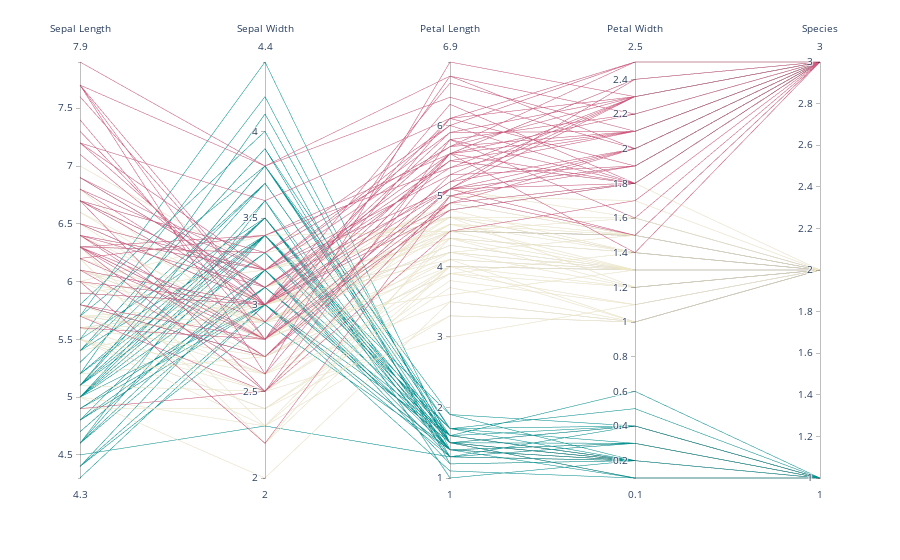

The code cell stored with this chart in its notebook:
### Markdown cell above
`Plotly` is an awesome python library sending the power of Javascript to Python. Javascript is the language used in browser to make a webpage interactive.

Fortunately, `plotly` provides a `parallel_coordinates()` function that can be used as follow to build this chart type:

### Code cell
# Import the library
import plotly.express as px

# Load the iris dataset provided by the library
df = px.data.iris()

# Create the chart:
fig = px.parallel_coordinates(
    df, 
    color="species_id", 
    labels={"species_id": "Species","sepal_width": "Sepal Width", "sepal_length": "Sepal Length", "petal_width": "Petal Width", "petal_length": "Petal Length", },
    color_continuous_scale=px.colors.diverging.Tealrose,
    color_continuous_midpoint=2)

# Hide the color scale that is useless in this case
fig.update_layout(coloraxis_showscale=False)

# Show the plot
fig.show()

### Figure 1 — Plotly figure (JSON) as saved in the notebook; plotly's stock layout.template omitted (floating-point values rounded to 4 significant figures; data arrays with more than 128 entries replaced by an {"elided": "..."} marker saying what was removed)
{"data": [{"dimensions": [{"label": "Sepal Length", "values": {"elided": "150 float values"}}, {"label": "Sepal Width", "values": {"elided": "150 float values"}}, {"label": "Petal Length", "values": {"elided": "150 float values"}}, {"label": "Petal Width", "values": {"elided": "150 float values"}}, {"label": "Species", "values": {"elided": "150 int values"}}], "domain": {"x": [0, 1], "y": [0, 1]}, "line": {"color": {"elided": "150 int values"}, "coloraxis": "coloraxis"}, "name": "", "type": "parcoords"}], "layout": {"coloraxis": {"cmid": 2, "colorbar": {"title": {"text": "Species"}}, "colorscale": [[0, "rgb(0, 147, 146)"], [0.1667, "rgb(114, 170, 161)"], [0.3333, "rgb(177, 199, 179)"], [0.5, "rgb(241, 234, 200)"], [0.6667, "rgb(229, 185, 173)"], [0.8333, "rgb(217, 137, 148)"], [1, "rgb(208, 88, 126)"]], "showscale": false}, "legend": {"tracegroupgap": 0}, "margin": {"t": 60}}}
